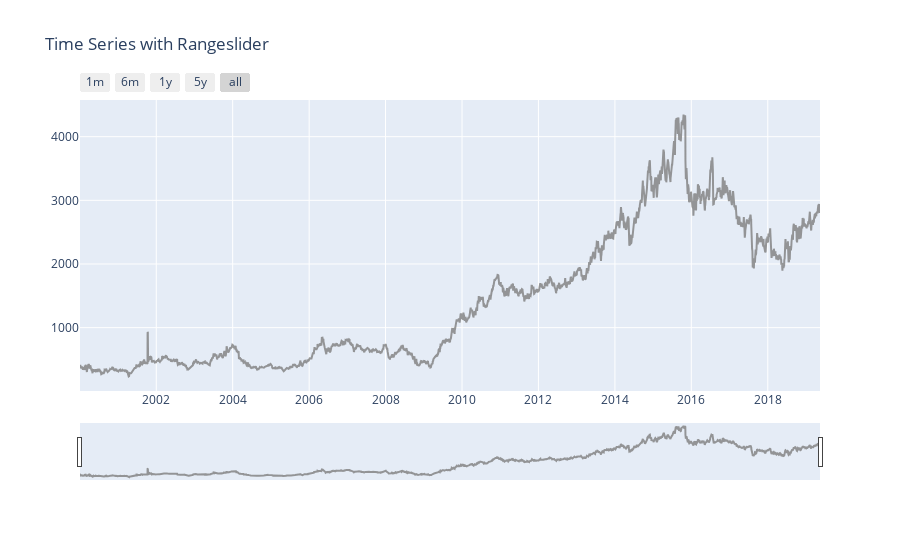

The notebook cell this image was saved under:
### Code cell
trace_close = go.Scatter(
    x=df.Date,
    y=df['close'],
    name = "Dr Reddy lab Low",
    line = dict(color = '#7F7F7F'),
    opacity = 0.8)

data = [trace_close]

layout = dict(
    title='Time Series with Rangeslider',
    xaxis=dict(
        rangeselector=dict(
            buttons=list([
                dict(count=1,
                     label='1m',
                     step='month',
                     stepmode='backward'),
                dict(count=6,
                     label='6m',
                     step='month',
                     stepmode='backward'),
                dict(count=12,
                     label='1y',
                     step='month',
                     stepmode='backward'),
                dict(count=60,
                     label='5y',
                     step='month',
                     stepmode='backward'),
                dict(step='all')
            ])
        ),
        rangeslider=dict(
            visible = True
        ),
        type='date'
    )
)

fig = dict(data=data, layout=layout)
iplot(fig, filename = "Time Series with Rangeslider")
py.plot(fig, filename='Plotly_Stock_DrReddy.html',auto_open=True)

### Figure 1 — Plotly figure (JSON) as saved in the notebook; plotly's stock layout.template omitted (floating-point values rounded to 4 significant figures; data arrays with more than 128 entries replaced by an {"elided": "..."} marker saying what was removed)
{"data": [{"line": {"color": "#7F7F7F"}, "name": "Dr Reddy lab Low", "opacity": 0.8, "type": "scatter", "x": {"elided": "4791 str values"}, "y": {"elided": "4791 float values"}}], "layout": {"title": {"text": "Time Series with Rangeslider"}, "xaxis": {"rangeselector": {"buttons": [{"count": 1, "label": "1m", "step": "month", "stepmode": "backward"}, {"count": 6, "label": "6m", "step": "month", "stepmode": "backward"}, {"count": 12, "label": "1y", "step": "month", "stepmode": "backward"}, {"count": 60, "label": "5y", "step": "month", "stepmode": "backward"}, {"step": "all"}]}, "rangeslider": {"visible": true}, "type": "date"}}}
